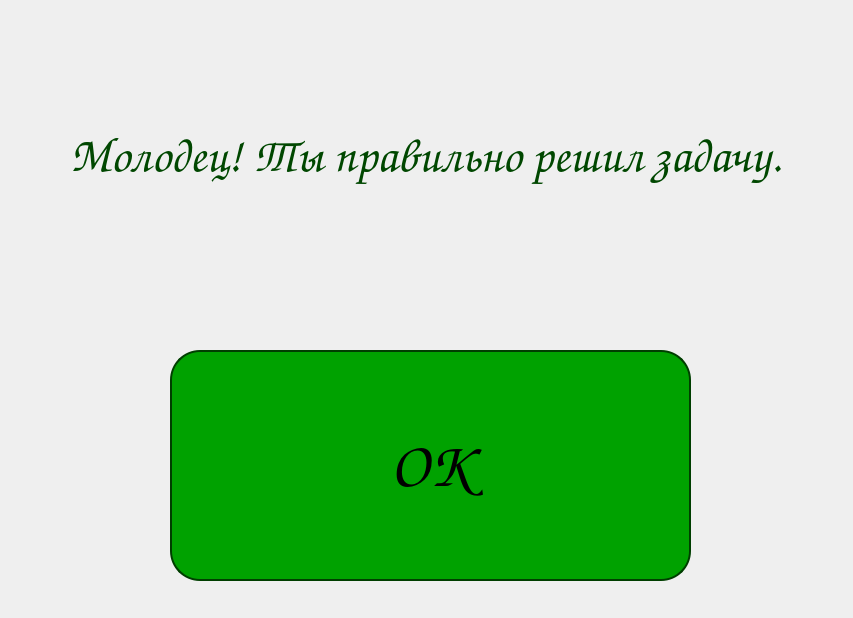
<?xml version="1.0" encoding="UTF-8"?>
<ui version="4.0">
 <class>Dialog</class>
 <widget class="QDialog" name="Dialog">
  <property name="geometry">
   <rect>
    <x>0</x>
    <y>0</y>
    <width>853</width>
    <height>618</height>
   </rect>
  </property>
  <property name="windowTitle">
   <string>Молодец!</string>
  </property>
  <property name="styleSheet">
   <string notr="true"></string>
  </property>
  <widget class="QLabel" name="label">
   <property name="geometry">
    <rect>
     <x>10</x>
     <y>0</y>
     <width>831</width>
     <height>311</height>
    </rect>
   </property>
   <property name="font">
    <font>
     <family>Comic Sans MS</family>
     <pointsize>36</pointsize>
    </font>
   </property>
   <property name="styleSheet">
    <string notr="true">color: rgb(0, 71, 0)</string>
   </property>
   <property name="text">
    <string>Молодец! Ты правильно решил задачу.</string>
   </property>
   <property name="scaledContents">
    <bool>true</bool>
   </property>
   <property name="alignment">
    <set>Qt::AlignCenter</set>
   </property>
   <property name="wordWrap">
    <bool>true</bool>
   </property>
  </widget>
  <widget class="QPushButton" name="acceptButton">
   <property name="geometry">
    <rect>
     <x>170</x>
     <y>350</y>
     <width>521</width>
     <height>231</height>
    </rect>
   </property>
   <property name="font">
    <font>
     <family>Comic Sans MS</family>
     <pointsize>48</pointsize>
    </font>
   </property>
   <property name="styleSheet">
    <string notr="true">QPushButton#acceptButton {
background-color: rgb(0, 162, 0);
border: 2px solid rgb(0, 62, 0);
border-radius: 30px;
}
QPushButton#acceptButton:hover {
background-color: rgb(0, 140, 0);
}</string>
   </property>
   <property name="text">
    <string>ОК</string>
   </property>
  </widget>
 </widget>
 <resources/>
 <connections/>
</ui>
